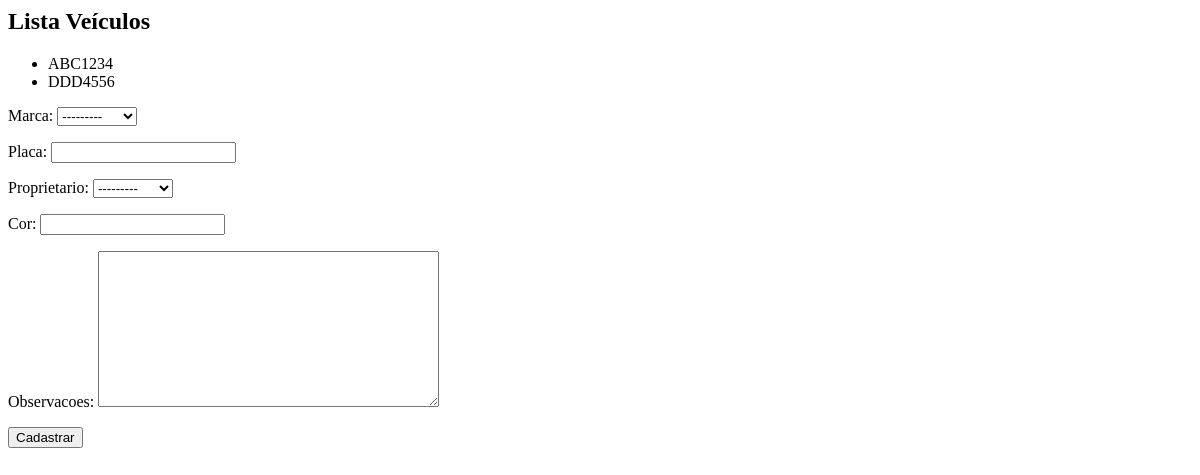
Page /core/veiculos/ on the earlier database version.
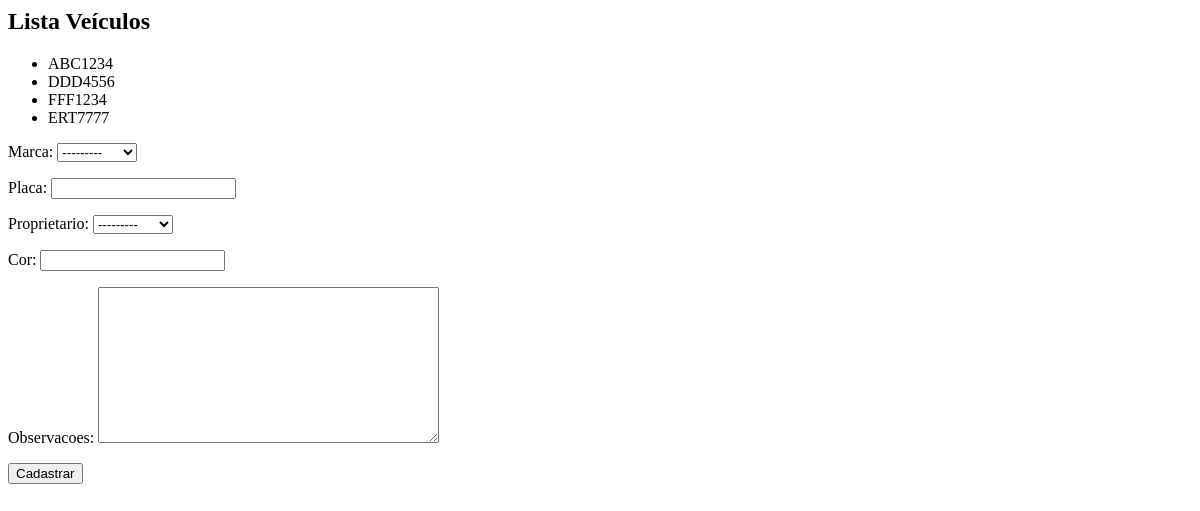
Same page on the later database version.
### core/models.py (models this page shows, shortened)
class Veiculo(models.Model):
    marca = models.ForeignKey(Marca, on_delete=models.CASCADE)
    placa = models.CharField(max_length=7)
    proprietario = models.ForeignKey(Pessoa, on_delete=models.CASCADE)
    cor = models.CharField(max_length=15)
    observacoes = models.TextField()

### core/views.py (the view)
def lista_veiculos(request):
    veiculos = Veiculo.objects.all()
    form = VeiculoForm()
    data = {'veiculos': veiculos, 'form': form}
    return render(request, 'core/lista_veiculos.html', data)

### core/forms.py
class VeiculoForm(ModelForm):
    class Meta:
        model = Veiculo
        fields = '__all__'

### core/models.py (called while the page is built)
    def __str__(self):
        return self.nome

    def __str__(self):
        return self.nome

### core/templates/core/lista_veiculos.html (shortened to what this page needs)
<h2>Lista Veículos</h2>
<ul>
    {% for veiculo in veiculos %}
        <li> {{ veiculo.placa }} </li>
    {% endfor %}
</ul>
<form action="{% url 'core_veiculo_novo' %}" method="POST">
    {{ form.as_p }}
    <button type="submit">Cadastrar</button>
</form>

Differences in the rows shown:
added Veiculo: placa "FFF1234"
added Veiculo: placa "ERT7777"
